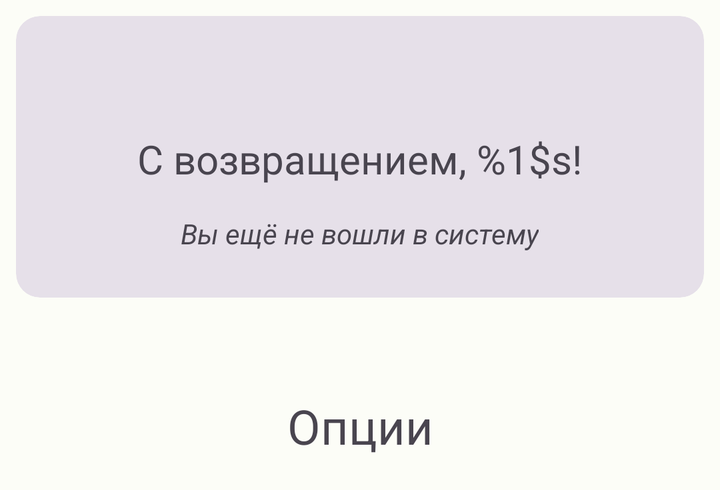
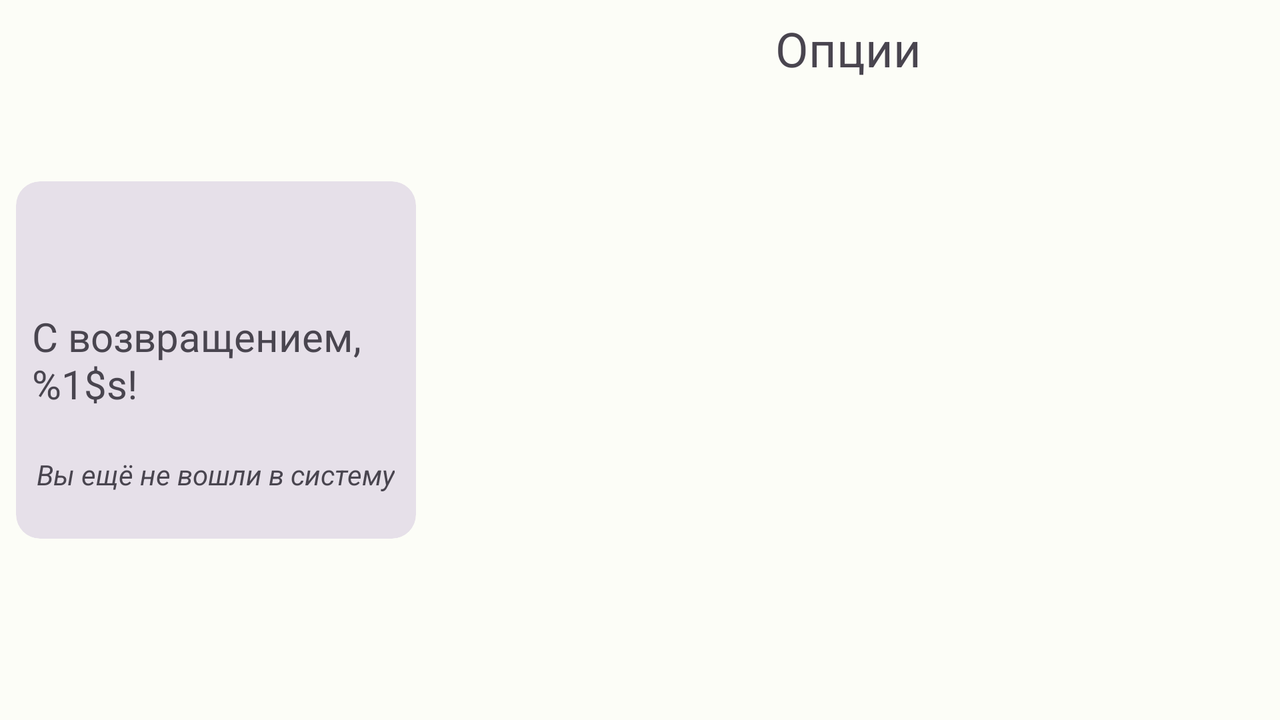

The same Android screen from two of the app's own layout files: first res/layout/ as a phone draws it, then the repository's variant for another configuration, drawn on a device whose configuration selects that folder. Both files follow.
<!-- AndroidManifest.xml: application theme Theme.TrackTag -->
<!-- res/layout/fragment_more.xml -->
<?xml version="1.0" encoding="utf-8"?>
<LinearLayout xmlns:android="http://schemas.android.com/apk/res/android"
    xmlns:app="http://schemas.android.com/apk/res-auto"
    xmlns:tools="http://schemas.android.com/tools"
    android:layout_width="match_parent"
    android:layout_height="wrap_content"
    android:orientation="vertical"
    android:padding="8dp"
    tools:context=".views.MoreFragment">

    <com.google.android.material.card.MaterialCardView
        style="?attr/materialCardViewFilledStyle"
        android:layout_width="match_parent"
        android:layout_height="wrap_content"
        android:layout_marginBottom="48dp"
        app:strokeWidth="0dp">

        <LinearLayout
            android:layout_width="match_parent"
            android:layout_height="match_parent"
            android:gravity="center"
            android:orientation="vertical"
            android:padding="8dp">

            <ImageView
                android:id="@+id/profile_pic"
                android:layout_width="50dp"
                android:layout_height="50dp"
                android:src="@drawable/ic_person"
                app:tint="?attr/colorError" />

            <com.google.android.material.textview.MaterialTextView
                android:id="@+id/greetings"
                android:layout_width="wrap_content"
                android:layout_height="wrap_content"
                android:text="@string/greetings"
                android:textSize="20sp" />

            <LinearLayout
                android:layout_width="match_parent"
                android:layout_height="48dp"
                android:gravity="center"
                android:orientation="horizontal">

                <com.google.android.material.textview.MaterialTextView
                    android:id="@+id/not_logged_in"
                    android:layout_width="wrap_content"
                    android:layout_height="wrap_content"
                    android:text="@string/not_logged_in_yet"
                    android:textSize="14sp"
                    android:textStyle="italic" />

                <Button
                    android:id="@+id/logout"
                    style="@style/Widget.Material3.Button.TonalButton"
                    android:layout_width="wrap_content"
                    android:layout_height="match_parent"
                    android:text="@string/logout"
                    android:visibility="gone" />

            </LinearLayout>

        </LinearLayout>

    </com.google.android.material.card.MaterialCardView>

    <com.google.android.material.textview.MaterialTextView
        android:layout_width="match_parent"
        android:layout_height="wrap_content"
        android:layout_marginBottom="8dp"
        android:gravity="center"
        android:text="@string/options"
        android:textSize="24sp" />

    <androidx.recyclerview.widget.RecyclerView
        android:id="@+id/options_list"
        android:layout_width="match_parent"
        android:layout_height="wrap_content" />

</LinearLayout>
<!-- resources referenced by this layout -->
<resources>
  <string name="greetings">С возвращением, %1$s!</string>
  <string name="logout">Выйти</string>
  <string name="not_logged_in_yet">Вы ещё не вошли в систему</string>
  <string name="options">Опции</string>
  <style name="Theme.TrackTag" parent="Base.Theme.TrackTag" />
  <style name="PopupMenu" parent="Widget.Material3.PopupMenu">
          <item name="android:popupBackground">?attr/colorSurfaceContainerHigh</item>
      </style>
  <color name="md_theme_light_primary">#0B6D32</color>
  <color name="md_theme_light_onPrimary">#FFFFFF</color>
  <color name="md_theme_light_primaryContainer">#9EF6AC</color>
  <color name="md_theme_light_onPrimaryContainer">#00210A</color>
  <color name="md_theme_light_secondary">#506351</color>
  <color name="md_theme_light_onSecondary">#FFFFFF</color>
  <color name="md_theme_light_secondaryContainer">#D3E8D2</color>
  <color name="md_theme_light_onSecondaryContainer">#0E1F11</color>
  <color name="md_theme_light_tertiary">#39656D</color>
  <color name="md_theme_light_onTertiary">#FFFFFF</color>
  <color name="md_theme_light_tertiaryContainer">#BDEAF4</color>
  <color name="md_theme_light_onTertiaryContainer">#001F24</color>
  <color name="md_theme_light_error">#BA1A1A</color>
  <color name="md_theme_light_errorContainer">#FFDAD6</color>
  <color name="md_theme_light_onError">#FFFFFF</color>
  <color name="md_theme_light_onErrorContainer">#410002</color>
  <color name="md_theme_light_background">#FCFDF7</color>
  <color name="md_theme_light_onBackground">#1A1C19</color>
  <color name="md_theme_light_surface">#FCFDF7</color>
  <color name="md_theme_light_onSurface">#1A1C19</color>
  <color name="md_theme_light_surfaceVariant">#DDE5DA</color>
  <color name="md_theme_light_onSurfaceVariant">#414941</color>
  <color name="md_theme_light_outline">#727970</color>
  <color name="md_theme_light_inverseOnSurface">#F0F1EC</color>
  <color name="md_theme_light_inverseSurface">#2E312E</color>
  <color name="md_theme_light_inversePrimary">#82D992</color>
</resources>
<!-- res/layout-land/fragment_more.xml (the repository's variant of the layout above) -->
<!-- drawn on the phone turned sideways -->
<?xml version="1.0" encoding="utf-8"?>
<LinearLayout xmlns:android="http://schemas.android.com/apk/res/android"
    xmlns:app="http://schemas.android.com/apk/res-auto"
    xmlns:tools="http://schemas.android.com/tools"
    android:layout_width="match_parent"
    android:layout_height="match_parent"
    android:clickable="true"
    android:focusable="true"
    android:orientation="horizontal"
    android:padding="8dp"
    tools:context=".views.MoreFragment">

    <com.google.android.material.card.MaterialCardView
        style="?attr/materialCardViewFilledStyle"
        android:layout_width="match_parent"
        android:layout_height="wrap_content"
        android:layout_gravity="center_vertical"
        android:layout_marginEnd="8dp"
        android:layout_weight="2"
        app:strokeWidth="0dp">

        <LinearLayout
            android:layout_width="match_parent"
            android:layout_height="match_parent"
            android:gravity="center"
            android:orientation="vertical"
            android:padding="8dp">

            <ImageView
                android:id="@+id/profile_pic"
                android:layout_width="48dp"
                android:layout_height="48dp"
                android:layout_marginBottom="8dp"
                android:src="@drawable/ic_person"
                app:tint="?attr/colorError" />

            <com.google.android.material.textview.MaterialTextView
                android:id="@+id/greetings"
                android:layout_width="wrap_content"
                android:layout_height="wrap_content"
                android:layout_marginBottom="8dp"
                android:text="@string/greetings"
                android:textSize="20sp" />

            <LinearLayout
                android:layout_width="match_parent"
                android:layout_height="48dp"
                android:gravity="center"
                android:orientation="horizontal">

                <com.google.android.material.textview.MaterialTextView
                    android:id="@+id/not_logged_in"
                    android:layout_width="wrap_content"
                    android:layout_height="wrap_content"
                    android:text="@string/not_logged_in_yet"
                    android:textSize="14sp"
                    android:textStyle="italic" />

                <Button
                    android:id="@+id/logout"
                    style="@style/Widget.Material3.Button.TonalButton"
                    android:layout_width="wrap_content"
                    android:layout_height="match_parent"
                    android:text="@string/logout"
                    android:visibility="gone" />

            </LinearLayout>

        </LinearLayout>

    </com.google.android.material.card.MaterialCardView>

    <LinearLayout
        android:layout_width="match_parent"
        android:layout_height="match_parent"
        android:layout_weight="1"
        android:orientation="vertical">

        <com.google.android.material.textview.MaterialTextView
            android:layout_width="match_parent"
            android:layout_height="wrap_content"
            android:layout_marginBottom="8dp"
            android:gravity="center"
            android:text="@string/options"
            android:textSize="24sp" />

        <androidx.recyclerview.widget.RecyclerView
            android:id="@+id/options_list"
            android:layout_width="match_parent"
            android:layout_height="wrap_content" />

    </LinearLayout>


</LinearLayout>
